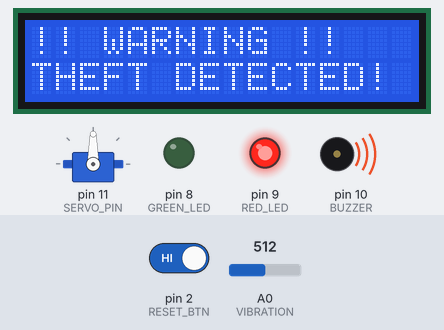
A sketch run on a simulated Arduino Uno, built with avr-gcc and run on an emulated ATmega328P. On the bench: 16×2 character LCD, servo, output pins drawn as LEDs (lit = HIGH), buzzer (waves = sounding, pin HIGH). Dashed ring = blinking. The test bench sets the inputs (shaded band); at power-on: pin 2 (RESET_BTN) HIGH, A0 (VIBRATION) = 512.

Above: at 3.2 s.
3.3 s: pin 2 (RESET_BTN) driven LOW
At 4.5 s:
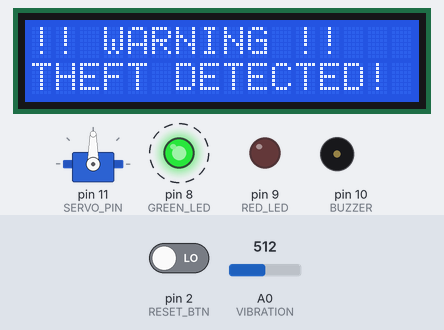
6.3 s: A0 (VIBRATION) set to 367
9.3 s: A0 (VIBRATION) set to 335
At 9.9 s:
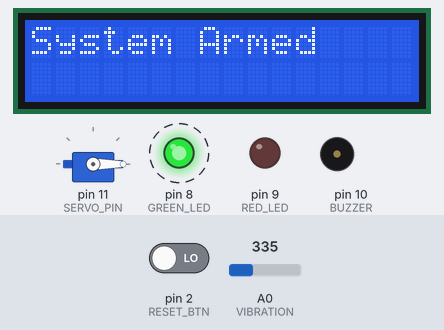
12.3 s: A0 (VIBRATION) set to 360
At 13.7 s:
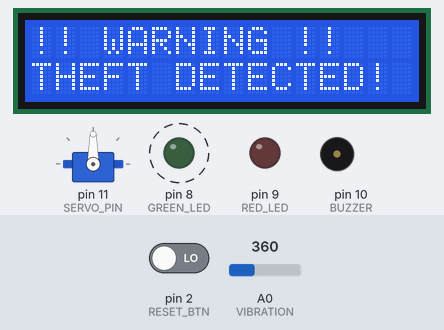
15.3 s: A0 (VIBRATION) set to 340
At 15.8 s:
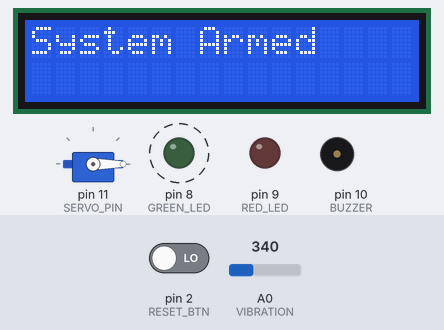
Timing chart, 0 to 23.8 s (numbered marks = the images above; inputs shaded):
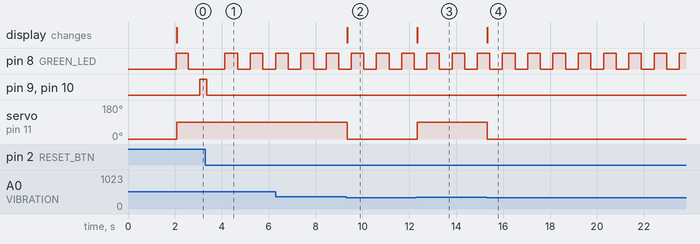

Measured:
- the behaviour switches between 351 and 350 on A0 (VIBRATION) (found by bisection; images 1 and 2)
- after the input at 3.3 s, pin 8 (GREEN_LED): alternates HIGH for 0.54 s and LOW for 0.54 s, starting after 0.83 s
- after the input at 9.3 s, servo on pin 11 (SERVO_PIN): 90° → 0° after 0.05 s; the display: changes after 0.05 s (image 2)
- after the input at 12.3 s, servo on pin 11 (SERVO_PIN): 0° → 90° at once; the display: changes at once (image 3)
- after the input at 15.3 s, servo on pin 11 (SERVO_PIN): 90° → 0° at once; the display: changes at once (image 4)

The sketch:

ENGR132_PD2_Code.ino
```cpp
/*
  Vehicle Anti-Theft System
*/

#include <LiquidCrystal.h>
#include <Servo.h>

const int  VIBRATION = A0;
const int  BUZZER = 10;
const int  RED_LED = 9;
const int  GREEN_LED = 8;
const int  SERVO_PIN = 11;
const int  RESET_BTN = 2;

LiquidCrystal lcd(13, 12, 6, 5, 4, 3);
Servo servo;

bool alarm = false;
unsigned long lastBlink = 0;
bool ledOn = false;

void setup() {
  pinMode(VIBRATION, INPUT);
  pinMode(BUZZER, OUTPUT);
  pinMode(RED_LED, OUTPUT);
  pinMode(GREEN_LED, OUTPUT);
  pinMode(RESET_BTN, INPUT_PULLUP);

  lcd.begin(16, 2);
  servo.attach(SERVO_PIN);
  servo.write(0);  // Unlocked
  lcd.print("System Armed");

  delay(2000);
}

void loop() {
  // Check reset button
  if (digitalRead(RESET_BTN) == LOW) {
    delay(50);  // Debounce
    alarm = false;
    digitalWrite(RED_LED, LOW);
    digitalWrite(BUZZER, LOW);
    servo.write(0);  // Unlock
    lcd.clear();
    lcd.print("System Armed");
  }

  // Blink LED every 500ms
  if (millis() - lastBlink >= 500) {
    lastBlink = millis();
    ledOn = !ledOn;

    if (alarm) {
      digitalWrite(RED_LED, ledOn);
      digitalWrite(BUZZER, ledOn);
      digitalWrite(GREEN_LED, LOW);
    } else {
      digitalWrite(GREEN_LED, ledOn);
      digitalWrite(RED_LED, LOW);
    }
  }

  // Check vibration
  if (!alarm && analogRead(VIBRATION) > 350) {
    alarm = true;
    servo.write(90);  // Lock engine
    lcd.clear();
    lcd.print("!! WARNING !!");
    lcd.setCursor(0, 1);
    lcd.print("THEFT DETECTED!");
  }
}
```
